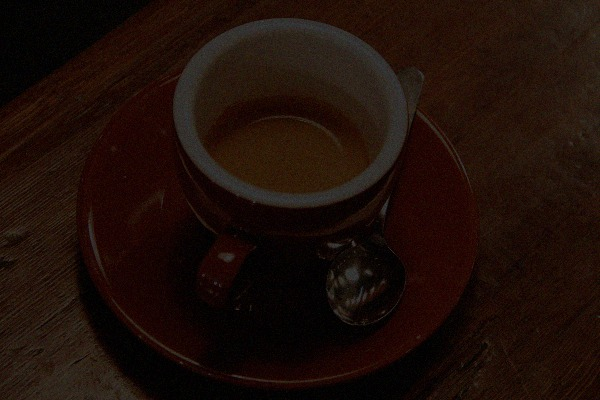
#> input picture imagenes/2_baja_iluminacion.jpg, 600 x 400 px
$ python -i tratamiento.py   (imports and definitions only)
#> lines starting #> are read from the running program, lines starting #| are printed output that depends on the picture
#> further down, picture is the input picture: shape (400, 600, 3); mean B, G, R 8.7, 14.4, 29.4
#> in a_gamma, `lab = cv2.cvtColor(img, cv2.COLOR_BGR2LAB)`: lab: shape (400, 600, 3); mean of channels 0, 1, 2 16.1, 133.8, 133.4
"""
tratamiento.py
--------------
Tratamiento de la imagen con BAJA ILUMINACION (problema seleccionado).

Diagnostico que motiva el tratamiento:
  * brillo medio muy bajo y >80 % de pixeles oscuros  -> subexposicion
  * contraste RMS y rango dinamico reducidos           -> histograma comprimido
  * ruido relativo (sigma/brillo) ~4x la referencia    -> baja relacion senal-ruido

Por eso no basta con "aclarar": cualquier realce de brillo amplifica el ruido.
Se comparan tres tecnicas clasicas y una cadena propuesta:
  A. Correccion gamma automatica (solo brillo)
  B. Ecualizacion global del histograma en el canal de luminancia
  C. CLAHE en el canal L de LAB (contraste local, sin tocar el color)
  D. Propuesta: gamma en L -> eliminacion de ruido NL-Means -> CLAHE suave

Uso:
    python src/tratamiento.py --entrada imagenes/2_baja_iluminacion.jpg \
        --referencia imagenes/1_referencia.jpg --salida resultados
"""
import argparse
import os

import cv2
import numpy as np
import pandas as pd
from skimage.metrics import peak_signal_noise_ratio, structural_similarity

from diagnostico import (densidad_bordes, entropia, nitidez_laplaciano,
                         ruido_immerkaer)


def gamma_automatica(canal: np.ndarray, objetivo: float = 0.45) -> np.ndarray:
    """Elige gamma para que la media normalizada pase a `objetivo`:
    media**g = objetivo  =>  g = log(objetivo) / log(media)."""
#> called with objetivo = 0.45
    media = max(canal.mean() / 255.0, 1e-3)
#> media = 0.063
    g = np.log(objetivo) / np.log(media)
#> g = 0.289
    lut = np.clip(((np.arange(256) / 255.0) ** g) * 255, 0, 255).astype(np.uint8)
#> lut = 256 values from 0 to 255
    return cv2.LUT(canal, lut)
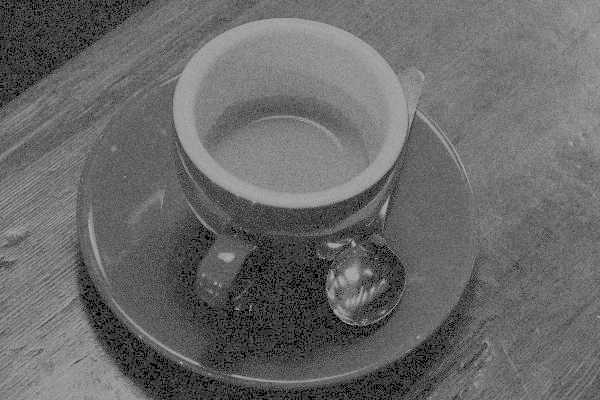
#> returned value: shape (400, 600); min 0, max 179, mean 104.4


def a_gamma(img):
    lab = cv2.cvtColor(img, cv2.COLOR_BGR2LAB)
    lab[..., 0] = gamma_automatica(lab[..., 0])
#> lab: shape (400, 600, 3); mean of channels 0, 1, 2 104.4, 133.8, 133.4
    return cv2.cvtColor(lab, cv2.COLOR_LAB2BGR)
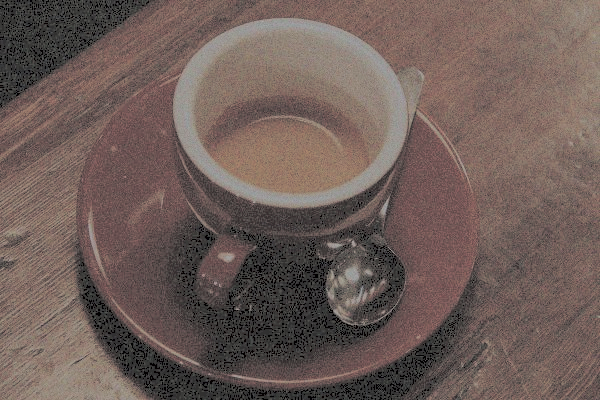
#> returned value: shape (400, 600, 3); mean B, G, R 88.4, 93.7, 110.2


# [4 lines left out: function b_ecualizacion_global, not called in this run]


def c_clahe(img, clip: float = 3.0, rejilla: int = 8):
    lab = cv2.cvtColor(img, cv2.COLOR_BGR2LAB)
    clahe = cv2.createCLAHE(clipLimit=clip, tileGridSize=(rejilla, rejilla))
    lab[..., 0] = clahe.apply(lab[..., 0])
    return cv2.cvtColor(lab, cv2.COLOR_LAB2BGR)


def recuperar_croma(img, k: float):
    """Escala los canales a*, b* de LAB alrededor del neutro (128).
    Al oscurecer una escena el croma cae junto con la luminancia; la gamma
    en L no lo devuelve y el resultado queda 'lavado'."""
    lab = cv2.cvtColor(img, cv2.COLOR_BGR2LAB).astype(np.float32)
    lab[..., 1:] = np.clip((lab[..., 1:] - 128) * k + 128, 0, 255)
    return cv2.cvtColor(lab.astype(np.uint8), cv2.COLOR_LAB2BGR)


def d_propuesto(img, h_luz: int = 8, h_color: int = 10, clip: float = 2.0,
                k_max: float = 3.0, pasos: bool = False):
    """1) Gamma en L: recupera los medios tonos sin saturar las luces.
    2) NL-Means: el ruido ya fue amplificado por la gamma y ahora es visible,
       asi que el filtro lo estima mejor; promedia parches similares y conserva
       bordes (a diferencia de un desenfoque gaussiano).
    3) Recuperacion de croma con k = sqrt(ganancia de L), limitado a k_max:
       compromiso entre no restaurar color y restaurarlo proporcionalmente
       (lo que amplificaria tambien el ruido de color).
    4) CLAHE suave: devuelve contraste local limitado (clip bajo) para no
       volver a amplificar el ruido residual."""
    paso1 = a_gamma(img)
    paso2 = cv2.fastNlMeansDenoisingColored(paso1, None, h_luz, h_color, 7, 21)
    L_in = cv2.cvtColor(img, cv2.COLOR_BGR2LAB)[..., 0].mean()
#> L_in = 16.07
    L_out = cv2.cvtColor(paso1, cv2.COLOR_BGR2LAB)[..., 0].mean()
#> L_out = 104.4
    k = float(min(np.sqrt(L_out / max(L_in, 1.0)), k_max))
#> k = 2.55
    paso3 = recuperar_croma(paso2, k)
#> in recuperar_croma, `lab = cv2.cvtColor(img, cv2.COLOR_BGR2LAB).astype(np.float32)`:
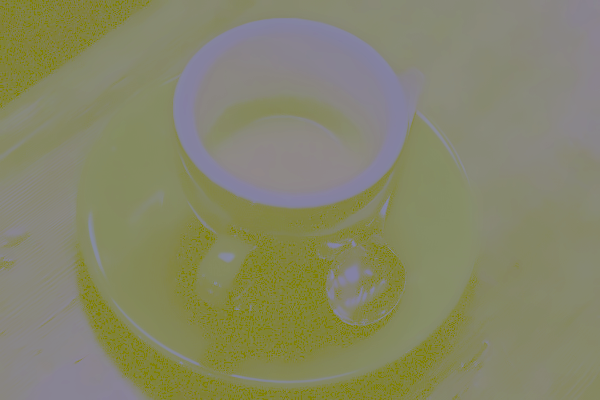
#> lab: shape (400, 600, 3) float32; mean B, G, R 104.1, 133.9, 133.3
#> in recuperar_croma, `return cv2.cvtColor(lab.astype(np.uint8), cv2.COLOR_LAB2BGR)`:
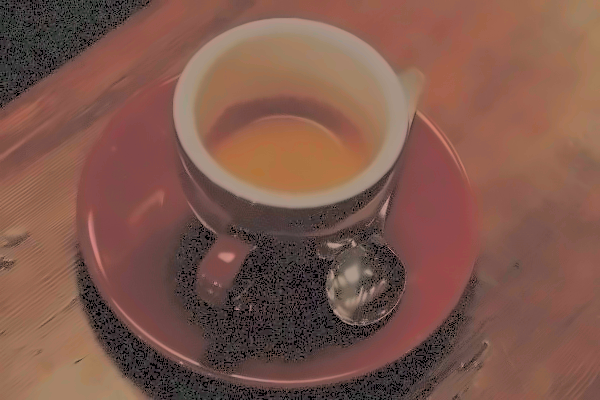
#> returned value: shape (400, 600, 3); mean B, G, R 75.4, 87.2, 126.5
    paso4 = c_clahe(paso3, clip=clip, rejilla=8)
#> in c_clahe, `lab = cv2.cvtColor(img, cv2.COLOR_BGR2LAB)`: lab: shape (400, 600, 3); mean of channels 0, 1, 2 104.2, 142.6, 141.3
#> in c_clahe, `lab[..., 0] = clahe.apply(lab[..., 0])`: lab: shape (400, 600, 3); mean of channels 0, 1, 2 111.5, 142.6, 141.3
#> in c_clahe, `return cv2.cvtColor(lab, cv2.COLOR_LAB2BGR)`:
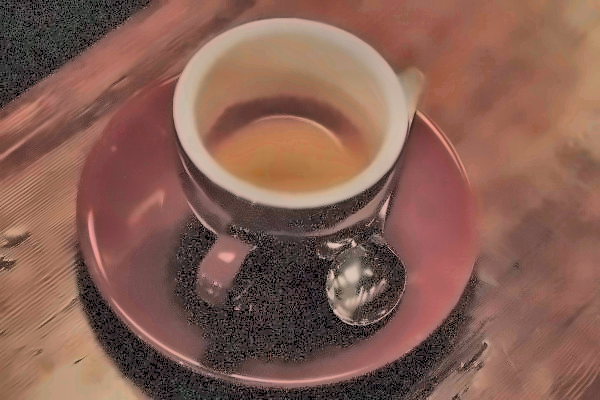
#> returned value: shape (400, 600, 3); mean B, G, R 82.6, 94.7, 134.5
    if pasos:
        return {"1_gamma": paso1, "2_nlmeans": paso2, "3_croma": paso3,
                "4_clahe": paso4, "k_croma": round(k, 2)}
    return paso4


# [30 lines left out: functions d_orden_invertido, croma_medio, metricas, not called in this run]


TECNICAS = {
    "Original (baja luz)": lambda x: x,
    "A. Gamma automatica": a_gamma,
    "B. Ecualizacion global": b_ecualizacion_global,
    "C. CLAHE (L, clip 3)": c_clahe,
    "D. Propuesto: gamma+NLM+croma+CLAHE": d_propuesto,
    "E. Ablacion: NLM antes de gamma": d_orden_invertido,
}


# [15 lines left out: function main, not called in this run]


# [8 lines not run here, left out]

>>> import cv2
>>> picture = cv2.imread('../imagenes/2_baja_iluminacion.jpg')
>>> result = d_propuesto(picture)
